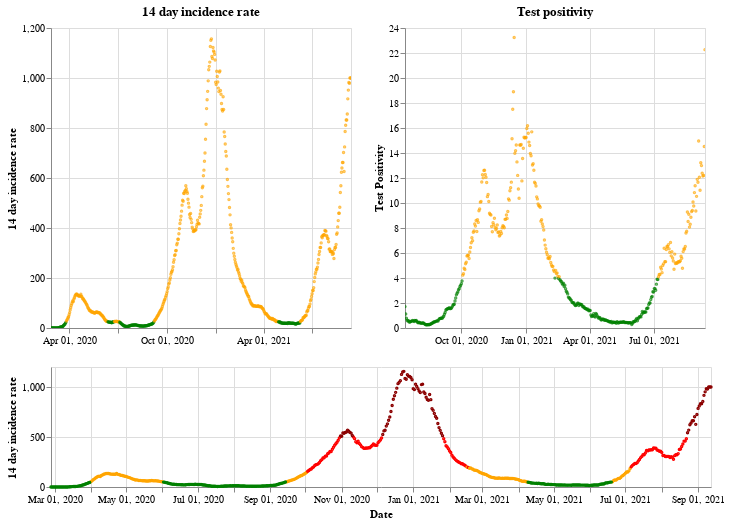

The cell this chart's notebook holds for it:
### Markdown cell above
## Wales

### Code cell
plot_traffic_light('Wales')

### Figure 1 — Vega-Lite specification as saved in the notebook (floating-point values rounded to 4 significant figures; data arrays with more than 128 entries replaced by an {"elided": "..."} marker saying what was removed)
{"config": {"view": {"continuousWidth": 400, "continuousHeight": 300}}, "vconcat": [{"hconcat": [{"mark": {"type": "point", "size": 2}, "encoding": {"color": {"condition": {"value": "green", "test": "(datum.twoWeeklyCasesRate <= 25)"}, "value": "orange"}, "tooltip": [{"type": "nominal", "field": "areaName"}, {"type": "temporal", "field": "date"}, {"type": "quantitative", "field": "twoWeeklyCasesRate"}, {"type": "quantitative", "field": "testPositivity"}], "x": {"type": "temporal", "axis": {"title": ""}, "field": "date", "scale": {"domain": {"selection": "DateBrush"}}, "timeUnit": "yearmonthdate"}, "y": {"type": "quantitative", "axis": {"title": "14 day incidence rate"}, "field": "twoWeeklyCasesRate"}}, "title": "14 day incidence rate", "width": 300}, {"mark": {"type": "point", "size": 2}, "encoding": {"color": {"condition": {"value": "green", "test": "(datum.testPositivity <= 4)"}, "value": "orange"}, "tooltip": [{"type": "nominal", "field": "areaName"}, {"type": "temporal", "field": "date"}, {"type": "quantitative", "field": "twoWeeklyCasesRate"}, {"type": "quantitative", "field": "testPositivity"}], "x": {"type": "temporal", "axis": {"title": ""}, "field": "date", "scale": {"domain": {"selection": "DateBrush"}}, "timeUnit": "yearmonthdate"}, "y": {"type": "quantitative", "axis": {"title": "Test Positivity"}, "field": "testPositivity"}}, "title": "Test positivity", "width": 300}]}, {"layer": [{"mark": {"type": "point", "size": 2}, "encoding": {"color": {"condition": {"value": "orange", "test": "(((datum.testPositivity < 4) && (datum.twoWeeklyCasesRate >= 50)) && (datum.twoWeeklyCasesRate < 200))"}, "value": "red"}, "opacity": {"condition": {"value": 1, "test": "((datum.twoWeeklyCasesRate >= 50) && (datum.twoWeeklyCasesRate < 500))"}, "value": 0}, "tooltip": [{"type": "nominal", "field": "areaName"}, {"type": "temporal", "field": "date"}, {"type": "quantitative", "field": "twoWeeklyCasesRate"}, {"type": "quantitative", "field": "testPositivity"}], "x": {"type": "temporal", "axis": {"title": "Date"}, "field": "date", "timeUnit": "yearmonthdate"}, "y": {"type": "quantitative", "axis": {"title": "14 day incidence rate"}, "field": "twoWeeklyCasesRate"}}, "selection": {"DateBrush": {"type": "interval", "encodings": ["x"], "fields": ["Time"]}}}, {"mark": {"type": "point", "size": 2}, "encoding": {"color": {"value": "darkred"}, "opacity": {"condition": {"value": 1, "test": "(datum.twoWeeklyCasesRate >= 500)"}, "value": 0}, "tooltip": [{"type": "nominal", "field": "areaName"}, {"type": "temporal", "field": "date"}, {"type": "quantitative", "field": "twoWeeklyCasesRate"}, {"type": "quantitative", "field": "testPositivity"}], "x": {"type": "temporal", "axis": {"title": "Date"}, "field": "date", "timeUnit": "yearmonthdate"}, "y": {"type": "quantitative", "axis": {"title": "14 day incidence rate"}, "field": "twoWeeklyCasesRate"}}}, {"mark": {"type": "point", "size": 2}, "encoding": {"color": {"condition": {"value": "green", "test": "((datum.testPositivity < 4) && (datum.twoWeeklyCasesRate < 50))"}, "value": "orange"}, "opacity": {"condition": {"value": 1, "test": "(datum.twoWeeklyCasesRate < 50)"}, "value": 0}, "tooltip": [{"type": "nominal", "field": "areaName"}, {"type": "temporal", "field": "date"}, {"type": "quantitative", "field": "twoWeeklyCasesRate"}, {"type": "quantitative", "field": "testPositivity"}], "x": {"type": "temporal", "axis": {"title": "Date"}, "field": "date", "timeUnit": "yearmonthdate"}, "y": {"type": "quantitative", "axis": {"title": "14 day incidence rate"}, "field": "twoWeeklyCasesRate"}}}], "height": 120, "width": 660}], "data": {"name": "data-5a62f87334579000ee0b7733f31ecadc"}, "$schema": "https://vega.github.io/schema/vega-lite/v4.8.1.json", "datasets": {"data-5a62f87334579000ee0b7733f31ecadc": {"elided": "564 records"}}}
